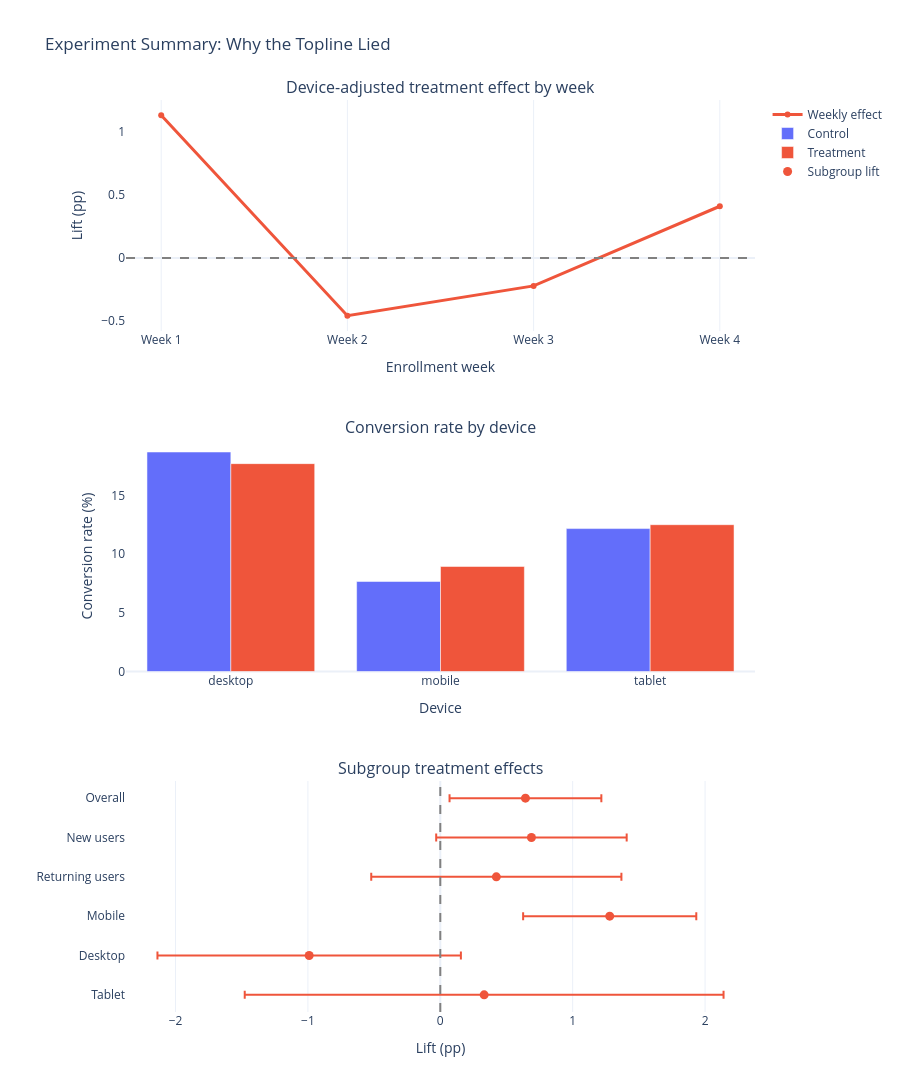

This figure's notebook cell:
### Markdown cell above
### Put the key evidence on one page

For stakeholders, I want one summary figure that shows the entire argument at a glance: the effect decay, the device-composition trap, and the noisy subgroup picture.

### Code cell
forest_data = subgroup_effects.iloc[::-1]
device_panel = conversion_by_device.assign(conversion_rate=lambda frame: frame["conversion_rate"] * 100)

fig = make_subplots(
    rows=3,
    cols=1,
    subplot_titles=(
        "Device-adjusted treatment effect by week",
        "Conversion rate by device",
        "Subgroup treatment effects",
    ),
    vertical_spacing=0.12,
)

fig.add_trace(go.Scatter(x=weekly_effects["week"], y=weekly_effects["adjusted_effect_pp"], mode="lines+markers", line={"color": TREATMENT_COLOR, "width": 3}, name="Weekly effect"), row=1, col=1)
fig.add_trace(go.Bar(x=device_panel[device_panel["group"] == "control"]["device"], y=device_panel[device_panel["group"] == "control"]["conversion_rate"], marker_color=CONTROL_COLOR, name="Control"), row=2, col=1)
fig.add_trace(go.Bar(x=device_panel[device_panel["group"] == "treatment"]["device"], y=device_panel[device_panel["group"] == "treatment"]["conversion_rate"], marker_color=TREATMENT_COLOR, name="Treatment"), row=2, col=1)
fig.add_trace(go.Scatter(x=forest_data["effect_pp"], y=forest_data["segment"], mode="markers", marker={"color": TREATMENT_COLOR, "size": 9}, error_x={"type": "data", "symmetric": False, "array": forest_data["ci_high_pp"] - forest_data["effect_pp"], "arrayminus": forest_data["effect_pp"] - forest_data["ci_low_pp"]}, name="Subgroup lift"), row=3, col=1)

fig.add_hline(y=0, line_dash="dash", line_color="gray", row=1, col=1)
fig.add_vline(x=0, line_dash="dash", line_color="gray", row=3, col=1)
fig.update_layout(title="Experiment Summary: Why the Topline Lied", height=1100, barmode="group")
fig.update_xaxes(title_text="Enrollment week", row=1, col=1)
fig.update_yaxes(title_text="Lift (pp)", row=1, col=1, showgrid=False)
fig.update_xaxes(title_text="Device", row=2, col=1)
fig.update_yaxes(title_text="Conversion rate (%)", row=2, col=1, showgrid=False)
fig.update_xaxes(title_text="Lift (pp)", row=3, col=1)
fig.update_yaxes(title_text="", row=3, col=1, showgrid=False)
fig.show()

### Figure 1 — Plotly figure (JSON) as saved in the notebook; plotly's stock layout.template omitted (floating-point values rounded to 4 significant figures)
{"data": [{"line": {"color": "#EF553B", "width": 3}, "mode": "lines+markers", "name": "Weekly effect", "type": "scatter", "x": ["Week 1", "Week 2", "Week 3", "Week 4"], "xaxis": "x", "y": [1.127, -0.457, -0.2212, 0.4084], "yaxis": "y"}, {"marker": {"color": "#636EFA"}, "name": "Control", "type": "bar", "x": ["desktop", "mobile", "tablet"], "xaxis": "x2", "y": [18.72, 7.681, 12.19], "yaxis": "y2"}, {"marker": {"color": "#EF553B"}, "name": "Treatment", "type": "bar", "x": ["desktop", "mobile", "tablet"], "xaxis": "x2", "y": [17.73, 8.96, 12.52], "yaxis": "y2"}, {"error_x": {"array": [1.808, 1.146, 0.654, 0.9448, 0.7194, 0.5734], "arrayminus": [1.808, 1.146, 0.654, 0.9448, 0.7194, 0.5734], "symmetric": false, "type": "data"}, "marker": {"color": "#EF553B", "size": 9}, "mode": "markers", "name": "Subgroup lift", "type": "scatter", "x": [0.3312, -0.9904, 1.28, 0.4233, 0.6885, 0.6432], "xaxis": "x3", "y": ["Tablet", "Desktop", "Mobile", "Returning users", "New users", "Overall"], "yaxis": "y3"}], "layout": {"annotations": [{"font": {"size": 16}, "showarrow": false, "text": "Device-adjusted treatment effect by week", "x": 0.5, "xanchor": "center", "xref": "paper", "y": 1.0, "yanchor": "bottom", "yref": "paper"}, {"font": {"size": 16}, "showarrow": false, "text": "Conversion rate by device", "x": 0.5, "xanchor": "center", "xref": "paper", "y": 0.6267, "yanchor": "bottom", "yref": "paper"}, {"font": {"size": 16}, "showarrow": false, "text": "Subgroup treatment effects", "x": 0.5, "xanchor": "center", "xref": "paper", "y": 0.2533, "yanchor": "bottom", "yref": "paper"}], "barmode": "group", "height": 1100, "shapes": [{"line": {"color": "gray", "dash": "dash"}, "type": "line", "x0": 0, "x1": 1, "xref": "x domain", "y0": 0, "y1": 0, "yref": "y"}, {"line": {"color": "gray", "dash": "dash"}, "type": "line", "x0": 0, "x1": 0, "xref": "x3", "y0": 0, "y1": 1, "yref": "y3 domain"}], "title": {"text": "Experiment Summary: Why the Topline Lied"}, "xaxis": {"anchor": "y", "domain": [0.0, 1.0], "title": {"text": "Enrollment week"}}, "xaxis2": {"anchor": "y2", "domain": [0.0, 1.0], "title": {"text": "Device"}}, "xaxis3": {"anchor": "y3", "domain": [0.0, 1.0], "title": {"text": "Lift (pp)"}}, "yaxis": {"anchor": "x", "domain": [0.7467, 1.0], "showgrid": false, "title": {"text": "Lift (pp)"}}, "yaxis2": {"anchor": "x2", "domain": [0.3733, 0.6267], "showgrid": false, "title": {"text": "Conversion rate (%)"}}, "yaxis3": {"anchor": "x3", "domain": [0.0, 0.2533], "showgrid": false, "title": {"text": ""}}}}
